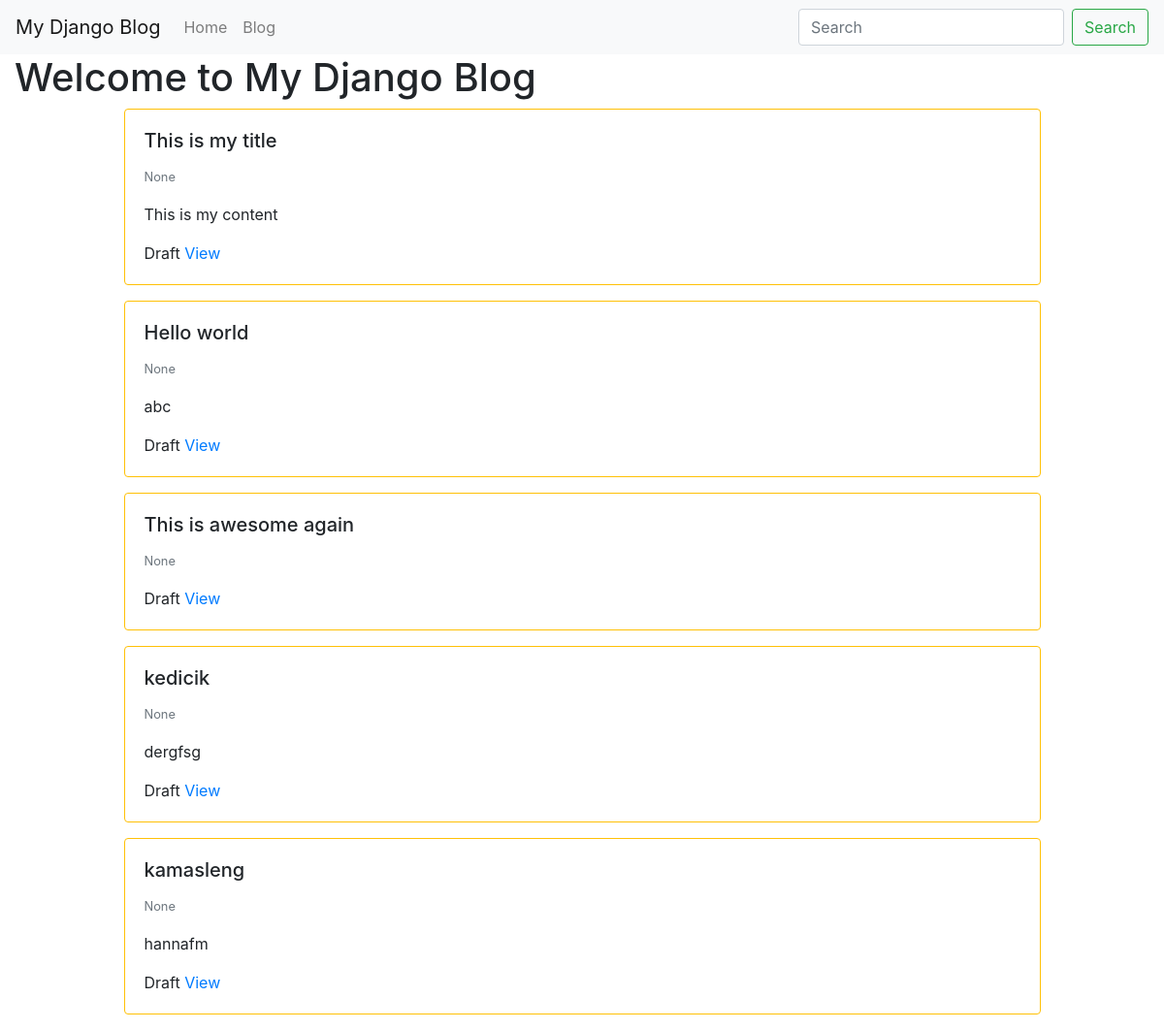
The app's page /, older data.
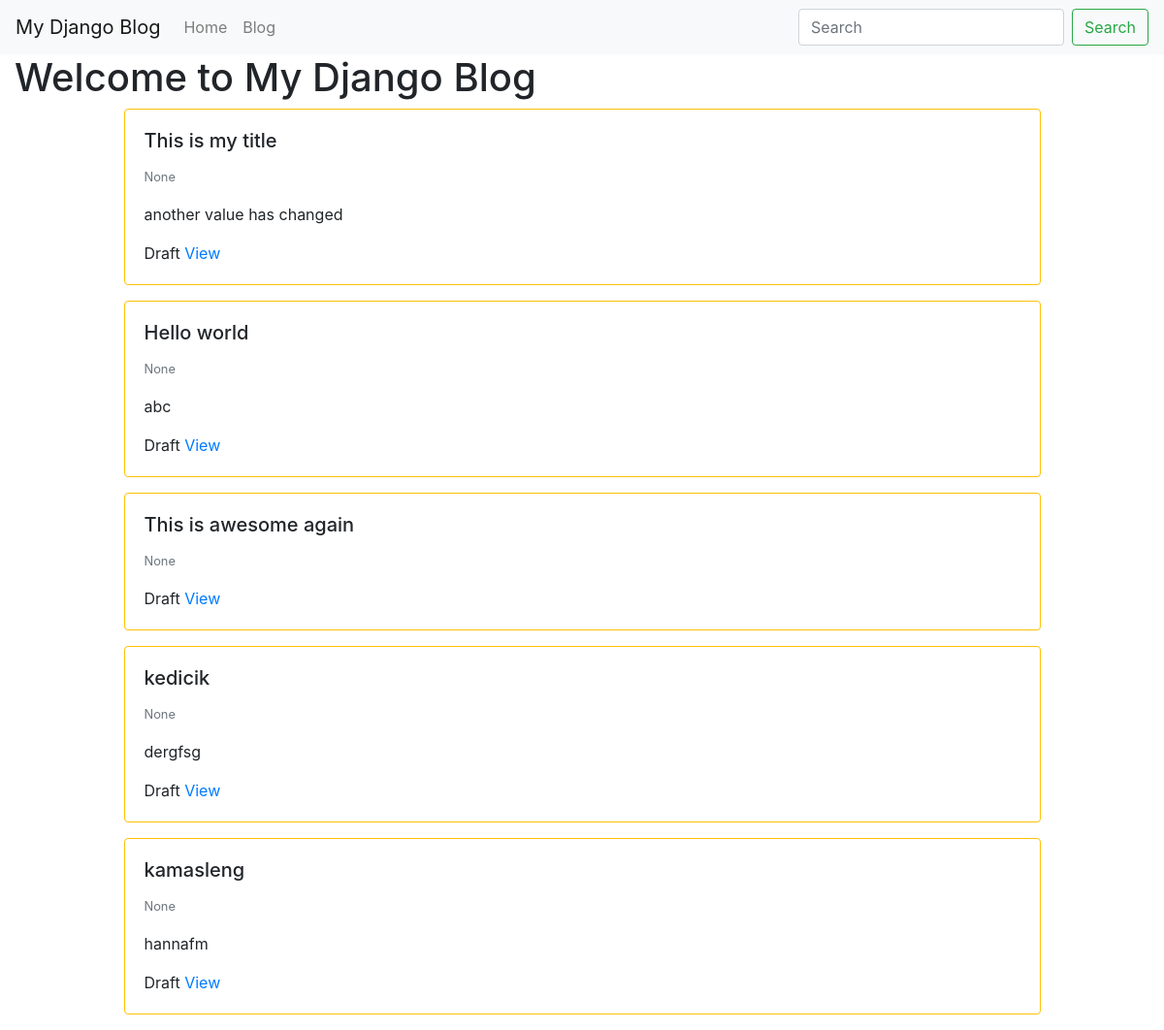
The same page, newer data.
### blog/models.py (models this page shows, shortened)
class BlogPost(models.Model):
	user = models.ForeignKey(User, default=1, null=True, on_delete=models.SET_NULL)
	title = models.CharField(max_length=120)
	slug = models.SlugField(unique=True)
	content = models.TextField(null=True, blank=True)
	publish_date = models.DateTimeField(auto_now=False, auto_now_add=False, null=True, blank=True)
	timestamp = models.DateTimeField(auto_now_add=True)
	updated = models.DateTimeField(auto_now=True)
	objects = BlogPostManager()
	class Meta:
		ordering = ['-publish_date', '-updated', '-timestamp']
	def get_absolute_url(self):
		return f"/blog/{self.slug}"

### my_django_blog/views.py (the view)
# urls.py: path('', home_page),
def home_page(request):
	my_title = "Hello there...."
	qs = BlogPost.objects.all()[:5]
	context = {"title" : "Welcome to My Django Blog", "blog_list": qs}
	return render(request, "home.html", context)

### blog/models.py (called while the page is built)
	def get_queryset(self):
		return BlogPostQuerySet(self.model, using=self._db)

### templates/home.html
{% extends "base.html" %}
{% block content %}
<h1>{{ title }}</h1>
{% for a in blog_list %}
	{% include 'blog/list-inline.html' with blog_post=a truncate=True detail=False %}
{% endfor %}
{% endblock %}

### templates/base.html (shortened to what this page needs)
<!doctype html>
<html lang="en">
  <head>
    <link rel="stylesheet" href="https://stackpath.bootstrapcdn.com/bootstrap/4.3.1/css/bootstrap.min.css">
  </head>
  <body>
    {% include "navbar.html" %}
  	<div class="container-fluid">
				{% block content %}
        {% endblock %}
			</div>
  </body>
</html>

### templates/navbar.html (shortened to what this page needs)
<nav class="navbar navbar-expand-lg navbar-light bg-light">
  <a class="navbar-brand" href="/">My Django Blog</a>
  <div class="collapse navbar-collapse" id="navbarSupportedContent">
    <ul class="navbar-nav mr-auto">
      <li class="nav-item">
        <a class="nav-link" href="/">Home</a>
      </li>
      <li class="nav-item">
        <a class="nav-link" href="/blog">Blog</a>
      </li>
    </ul>
    <form class="form-inline my-2 my-lg-0">
      <input class="form-control mr-sm-2" type="search" placeholder="Search" aria-label="Search">
      <button class="btn btn-outline-success my-2 my-sm-0" type="submit">Search</button>
    </form>
  </div>
</nav>

### blog/templates/blog/list-inline.html
<div class="col-12 col-md-10 mb-3 mx-auto">
<div class="card {% if not blog_post.publish_date %} border border-warning {% endif %}" >
	<div class="card-body">
		<h5 class='card-title'>{{ blog_post.title }}</h5>
		<p class='card-text'>
			<small class='text-muted'>{{ blog_post.publish_date }}</small>
			{% if truncate %}
				{{ blog_post.content|linebreaks|truncatewords:30 }}
			{% else %}
				{{ blog_post.content|linebreaks }}
			{% endif %}
		</p>
		{% if not detail %}
			{% if not blog_post.publish_date %} Draft {% endif %}
			<a href='{{ blog_post.get_absolute_url }}'>View</a>
		{% endif %}
	</div>
</div>
</div>

Row changes from the older to the newer data that the page shows:
changed BlogPost "This is my title": content "This is my content" → "another value has changed"
